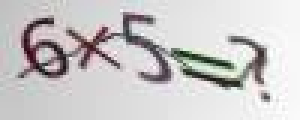
#> input picture verification_code/pictures/1.jpg, 100 x 40 px, found by its file name (shown 3 times larger)
$ python main.py
#> lines starting #> are read from the running program, lines starting #| are printed output that depends on the picture; after the words box and inside, x2 and y2 are one past the last pixel; in counts of white or black regions, pixels touching at a corner belong together
from PIL import Image
import tesserocr

class verification_code(object):

    def __init__(self):
        self._threshold=110
        self._threshold_table=[]

    def _build_threshold(self):
        for n in range(256):
            self._threshold_table.append(0 if n<self._threshold else 1)

    def discern(self,picture_name):
#> called with picture_name = '..\\pictures\\1.jpg'
        self._img=Image.open(picture_name)
#> self._img is the input picture: PIL image 100x40 RGBA; mean R, G, B, A 202.6, 200.2, 200.4, 255
        self._img=self._img.convert('L')
#> self._img: PIL image 100x40 L
        self._img.show()
        self._build_threshold()
        self._img=self._img.point(self._threshold_table,'1')
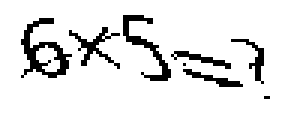
#> self._img: PIL image 100x40 1 (shown 3 times larger); 90% white; black in thin lines or dots, all inside (x1, y1, x2, y2) = (7, 5, 90, 33)
        result=tesserocr.image_to_text(self._img)
        print(result)


if __name__=="__main__":
    vc=verification_code()
    vc.discern("..\\pictures\\1.jpg")
#> (the call stopped at in discern, `result=tesserocr.image_to_text(self._img)`: tesserocr is not available in this run)

$ run again, with verification_code/pictures/0.jpg copied over verification_code/pictures/1.jpg
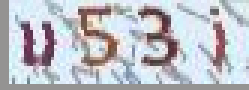
#> input picture verification_code/pictures/0.jpg, 83 x 30 px, found by its file name (shown 3 times larger)
#> in discern, self._img is the input picture: PIL image 83x30 RGBA; mean R, G, B, A 190.1, 192, 199.1, 255
#> in discern, `self._img=self._img.convert('L')`:
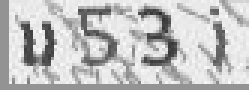
#> self._img: PIL image 83x30 L (shown 3 times larger); min 44, max 252, mean 192.2
#> in discern, `self._img=self._img.point(self._threshold_table,'1')`:
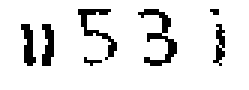
#> self._img: PIL image 83x30 1 (shown 3 times larger); 89.4% white; black in thin lines or dots, all inside (x1, y1, x2, y2) = (7, 3, 75, 22)

$ run again, with verification_code/pictures/2.jpg copied over verification_code/pictures/1.jpg
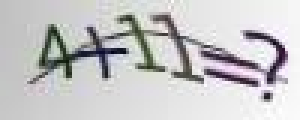
#> input picture verification_code/pictures/2.jpg, 100 x 40 px, found by its file name (shown 3 times larger)
#> in discern, self._img is the input picture: PIL image 100x40 RGBA; mean R, G, B, A 198.5, 197.8, 198.7, 255
#> in discern, `self._img=self._img.point(self._threshold_table,'1')`:
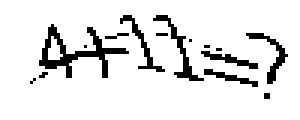
#> self._img: PIL image 100x40 1 (shown 3 times larger); 89.5% white; black in thin lines or dots, all inside (x1, y1, x2, y2) = (10, 5, 96, 33)
